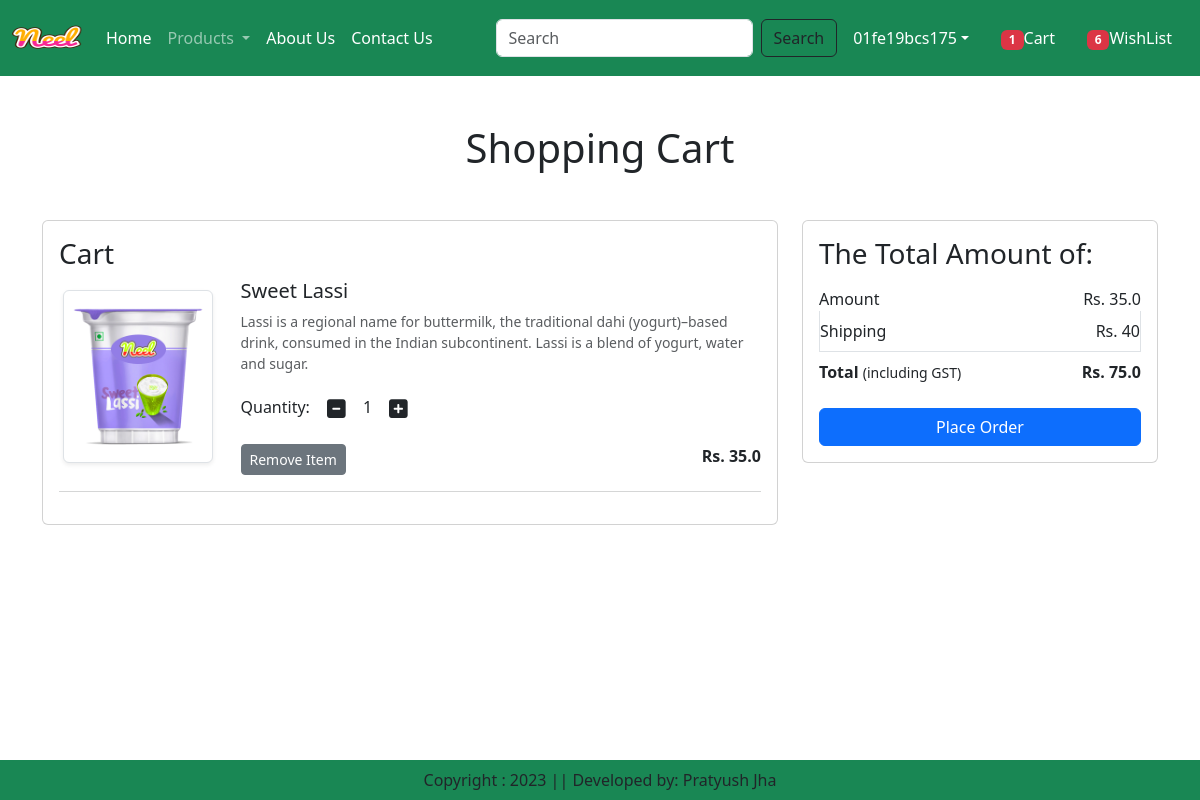
Screenshot of /cart/ (signed in) with the database file from the repository.
### app/models.py (models this page shows, shortened)
class Cart(models.Model):
    user=models.ForeignKey(User,on_delete=models.CASCADE)
    product=models.ForeignKey(Product,on_delete=models.CASCADE)
    quantity=models.PositiveIntegerField(default=1)

class Product(models.Model):
    title=models.CharField(max_length=100)
    selling_price=models.FloatField()
    discounted_price=models.FloatField()
    description=models.TextField()
    composition=models.TextField(default='')
    prodapp=models.TextField(default='')
    category=models.CharField(choices=CATEGORY_CHOICES, max_length=2)
    product_image=models.ImageField(upload_to='category')

### app/views.py (the view)
# urls.py: path("cart/",views.show_cart,name="show-cart"),
@login_required
def show_cart(request):
    user=request.user
    cart=Cart.objects.filter(user=user)
    amount=0
    for p in cart:
        value=p.quantity * p.product.discounted_price
        amount=amount+value
    totalamount=amount+40                      # Rs.40 is the shipping charges
    totalitem=0
    wishitem=0
    if request.user.is_authenticated:
        totalitem=len(Cart.objects.filter(user=request.user))
        wishitem=len(Wishlist.objects.filter(user=request.user))
    return render(request,"app/add-to-cart.html",locals())

### app/templates/app/add-to-cart.html (shortened to what this page needs)
{% extends 'app/base.html' %}
{% load static %}
{% block cart-content %}
   <div class="container my-5">
     <div class="row">
       {% if cart %}
           <h1 class="text-center mb-5">Shopping Cart</h1>
           <div class="col-sm-8">
             <div class="card">
              <div class="card-body">
                <h3>Cart</h3>
                {% for item in cart %}
                    <div class="row">
                      <div class="col-sm-3 text-center align-self-center">
                        <img src="{{item.product.product_image.url}}" alt="" srcset="" class="img-fluid img-thumbnail
                        shadow-sm" height="150" width="150">
                      </div>
                      <div class="col-sm-9">
                        <div>
                            <h5>{{item.product.title}}</h5>
                            <p class="mb-2 text-muted small">{{item.product.description}}</p>
                            <div class="my-3">
                              <label for="quantity">Quantity:</label>
                              <a class="minus-cart btn" pid="{{item.product.id}}"><i class="fas fa-minus-square
                              fa-lg"></i></a>
                              <span id="quantity">{{item.quantity}}</span>
                              <a class="plus-cart btn" pid="{{item.product.id}}"><i class="fas fa-plus-square
                                fa-lg"></i></a>
                            </div>
                            <div class="d-flex justify-content-between">
                               <a href="#" class="remove-cart btn btn-sm btn-secondary mr-3" pid="{{item.product.id}}">
                                 Remove Item
                               </a>
                               <p class="mb-0"><span><strong>
                                 Rs. {{item.product.discounted_price}}
                               </strong></span></p>
                            </div>
                        </div>
                      </div>
                      </div>
                      <hr class="text-muted">
                      {% endfor %}
                    </div>
              </div>
             </div>
             <div class="col-sm-4">
                <div class="card">
                    <div class="card-body">
                      <h3>The Total Amount of:</h3>
                      <ul class="list-group">
                        <li class="list-group-item d-flex justify-content-between align-items-center border-0 px-0 pb-0">
                            Amount<span id="amount">Rs. {{amount}}</span>
                        </li>
                        <li class="list-group-item d-flex justify-content-between align-items-center px-0">
                            Shipping<span>Rs. 40</span>
                        </li>
                        <li class="list-group-item d-flex justify-content-between align-items-center border-0 px-0 mb-3">
                        <div>
                            <strong>Total</strong> <small>(including GST)</small>
                        </div>
                        <span id="totalamount"><strong>Rs. {{totalamount}}</strong></span>
                        </li>
                      </ul>
                      <div class="d-grid">
                        <a href="{% url 'checkout' %}" class="btn btn-primary">Place Order</a>
                      </div>
                    </div>
                </div>
               </div>
               {% else %}
                   <h1 class="text-center mb-5">Cart is empty</h1>
             {% endif %}
           </div>
     </div>
{% endblock cart-content %}

### app/templates/app/base.html (shortened to what this page needs)
<!DOCTYPE html>
<html lang="en">
{% load static %}
<head>
    <link href="https://cdn.jsdelivr.net/npm/bootstrap@5.3.0-alpha2/dist/css/bootstrap.min.css" rel="stylesheet">
    <link rel="stylesheet" href="{% static 'app/css/owl.carousel.min.css' %}"/>
    <link rel="stylesheet" href="{% static 'app/css/all.min.css' %}"/>
    <link rel="stylesheet" href="{% static 'app/css/style.css' %}"/>
</head>
<body>
    <nav class="navbar navbar-expand-lg navbar-dark bg-success">
        <div class="container-fluid">
          <a class="navbar-brand" href="#">
            <img src="{% static "app/images/Neel.png" %}" width="70" height="50"/>
          </a>
          <div class="collapse navbar-collapse" id="navbarSupportedContent">
            <ul class="navbar-nav me-auto mb-2 mb-lg-0">
              {% if request.user.is_authenticated %}
              <li class="nav-item">
                <a class="nav-link active" aria-current="page" href="/">Home</a>
              </li>
              <li class="nav-item dropdown">
                <a class="nav-link dropdown-toggle" href="#" role="button" data-bs-toggle="dropdown" aria-expanded="false">
                  Products
                </a>
              </li>
              <li class="nav-item">
                <a class="nav-link text-white" href="{% url 'about' %}">About Us</a>
              </li>
              <li class="nav-item">
                <a class="nav-link text-white" href="{% url 'contact' %}">Contact Us</a>
              </li>
            </ul>
            <form class="d-flex" role="search" action="/search">
              <input class="form-control me-2" type="search" name="search" placeholder="Search" aria-label="Search">
              <button class="btn btn-outline-dark" type="submit">Search</button>
            </form>
          </div>
          <ul class="navbar-nav me-auto mb-2 mb-lg-0">
            <li class="nav-item dropdown mx-2">
              <a class="nav-link dropdown-toggle text-white" href="#"
              id="profileDropdown" role="button" data-bs-toggle="dropdown" aria-expanded="false">{{request.user}}</a>
            </li>
            <li class="nav-item mx-2">
              <a href="{% url 'show-cart' %}" class="nav-link text-white"><span class="badge bg-danger">
                {% if totalitem >= 0 %}
                    {{totalitem}}
                {% endif %}
              </span>Cart</a>
            </li>
            <li class="nav-item mx-2">
              <a href="{% url 'wishlist' %}" class="nav-link text-white"><span class="badge bg-danger">
                {% if wishitem >= 0 %}
                    {{wishitem}}
                {% endif %}
              </span>WishList</a>
            </li>
            {% endif %}
          </ul>
        </div>
      </nav>
      <footer class="container-fluid fixed-bottom bg-success text-center p-2 mt-5">
        Copyright : 2023 || Developed by: Pratyush Jha
      </footer>
      {% block cart-content %}{% endblock cart-content %}
</body>
</html>

### rows the page displays
Cart: product.product_image (picture), product "Sweet Lassi", product.description "Lassi is a regional name for buttermilk, the traditional dahi (yogurt)–based drink, consumed in the Indian subcontinent. Lassi is a blend of yogurt, water and sugar.", quantity "1", product.discounted_price "35.0"

### other values shown
{{ request.user }} "01fe19bcs175"
{{ totalitem }} "1"
{{ wishitem }} "6"
{{ amount }} "35.0"
{{ totalamount }} "75.0"
